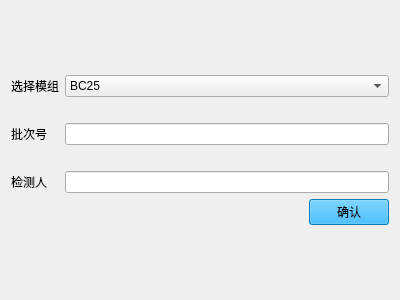
<?xml version="1.0" encoding="UTF-8"?>
<ui version="4.0">
 <class>userInfo</class>
 <widget class="QWidget" name="userInfo">
  <property name="geometry">
   <rect>
    <x>0</x>
    <y>0</y>
    <width>400</width>
    <height>300</height>
   </rect>
  </property>
  <property name="windowTitle">
   <string>Form</string>
  </property>
  <layout class="QGridLayout" name="gridLayout_3">
   <item row="0" column="1">
    <spacer name="verticalSpacer">
     <property name="orientation">
      <enum>Qt::Vertical</enum>
     </property>
     <property name="sizeHint" stdset="0">
      <size>
       <width>20</width>
       <height>40</height>
      </size>
     </property>
    </spacer>
   </item>
   <item row="1" column="0">
    <widget class="QLabel" name="label_module">
     <property name="text">
      <string>选择模组</string>
     </property>
    </widget>
   </item>
   <item row="3" column="0">
    <widget class="QLabel" name="label_batch">
     <property name="text">
      <string>批次号</string>
     </property>
    </widget>
   </item>
   <item row="3" column="1" colspan="2">
    <widget class="QWidget" name="widget_2" native="true">
     <layout class="QGridLayout" name="gridLayout">
      <property name="leftMargin">
       <number>0</number>
      </property>
      <property name="topMargin">
       <number>0</number>
      </property>
      <property name="rightMargin">
       <number>0</number>
      </property>
      <property name="bottomMargin">
       <number>0</number>
      </property>
      <property name="spacing">
       <number>0</number>
      </property>
      <item row="0" column="0">
       <widget class="QLineEdit" name="lineEdit_batchSelect"/>
      </item>
     </layout>
    </widget>
   </item>
   <item row="5" column="0">
    <widget class="QLabel" name="label_person">
     <property name="text">
      <string>检测人</string>
     </property>
    </widget>
   </item>
   <item row="5" column="1" colspan="2">
    <widget class="QWidget" name="widget" native="true">
     <layout class="QGridLayout" name="gridLayout_2">
      <property name="leftMargin">
       <number>0</number>
      </property>
      <property name="topMargin">
       <number>0</number>
      </property>
      <property name="rightMargin">
       <number>0</number>
      </property>
      <property name="bottomMargin">
       <number>0</number>
      </property>
      <property name="spacing">
       <number>0</number>
      </property>
      <item row="0" column="0">
       <widget class="QLineEdit" name="lineEdit_personSelect"/>
      </item>
     </layout>
    </widget>
   </item>
   <item row="6" column="1">
    <spacer name="horizontalSpacer_3">
     <property name="orientation">
      <enum>Qt::Horizontal</enum>
     </property>
     <property name="sizeHint" stdset="0">
      <size>
       <width>244</width>
       <height>20</height>
      </size>
     </property>
    </spacer>
   </item>
   <item row="6" column="2">
    <widget class="QPushButton" name="pushButton">
     <property name="maximumSize">
      <size>
       <width>80</width>
       <height>16777215</height>
      </size>
     </property>
     <property name="styleSheet">
      <string notr="true">background-color: rgb(0, 170, 255);</string>
     </property>
     <property name="text">
      <string>确认</string>
     </property>
    </widget>
   </item>
   <item row="7" column="1">
    <spacer name="verticalSpacer_2">
     <property name="orientation">
      <enum>Qt::Vertical</enum>
     </property>
     <property name="sizeHint" stdset="0">
      <size>
       <width>20</width>
       <height>40</height>
      </size>
     </property>
    </spacer>
   </item>
   <item row="2" column="0" colspan="3">
    <spacer name="horizontalSpacer">
     <property name="orientation">
      <enum>Qt::Horizontal</enum>
     </property>
     <property name="sizeHint" stdset="0">
      <size>
       <width>40</width>
       <height>20</height>
      </size>
     </property>
    </spacer>
   </item>
   <item row="4" column="0" colspan="3">
    <spacer name="horizontalSpacer_2">
     <property name="orientation">
      <enum>Qt::Horizontal</enum>
     </property>
     <property name="sizeHint" stdset="0">
      <size>
       <width>40</width>
       <height>20</height>
      </size>
     </property>
    </spacer>
   </item>
   <item row="1" column="1" colspan="2">
    <widget class="QComboBox" name="comboBox_moduleSelect">
     <item>
      <property name="text">
       <string>BC25</string>
      </property>
     </item>
     <item>
      <property name="text">
       <string>BY26</string>
      </property>
     </item>
    </widget>
   </item>
  </layout>
 </widget>
 <resources/>
 <connections/>
</ui>
